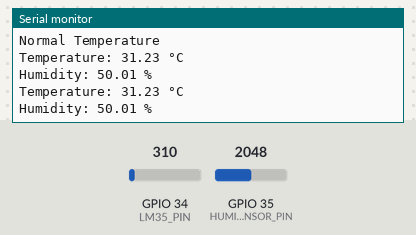
The sketch below on a simulated ESP32. Parts: the last lines printed to the serial monitor. Inputs (shaded band) come from the test bench; at power-on: GPIO 35 (HUMIDITY_SENSOR_PIN) = 2048, GPIO 34 (LM35_PIN) = 310. WiFi joins after 1.5 s; servers stay silent unless stated.

Above: at 3.0 s.
3.1 s: GPIO 35 (HUMIDITY_SENSOR_PIN) set to 3603
At 4.2 s:
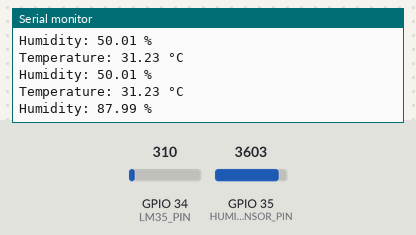
6.3 s: GPIO 35 (HUMIDITY_SENSOR_PIN) set to 2866
At 8.5 s:
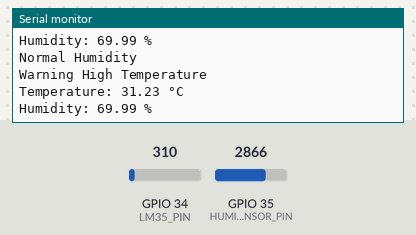
12.3 s: GPIO 34 (LM35_PIN) set to 372
At 13.6 s:
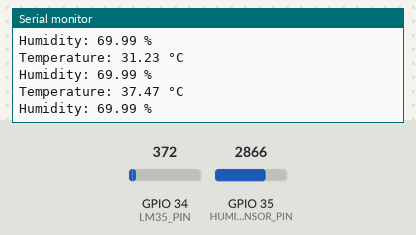
13.8 s: GPIO 34 (LM35_PIN) set to 434
At 14.4 s:
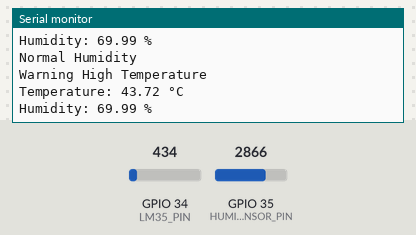
Timing chart, 0 to 16.3 s (numbered marks = the images above; inputs shaded):
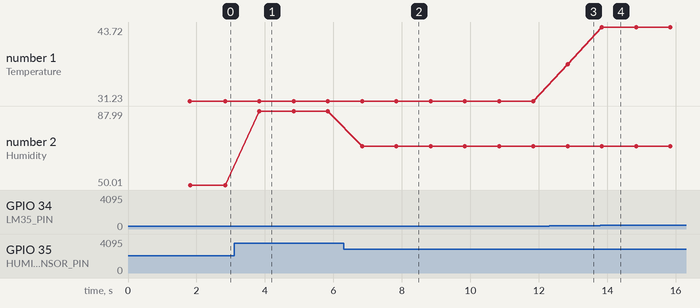

The sketch:

sketch_advancedEmbeddedProject.ino
```cpp
#include <Arduino.h>
#include <WiFi.h>
#include <BlynkSimpleEsp32.h>
#include <freertos/semphr.h>
#define LM35_PIN 34 // Example pin for the LM35 temperature sensor
#define HUMIDITY_SENSOR_PIN 35 // Example pin for the humidity sensor

// Wi-Fi and Blynk credentials
char ssid[] = "MYSSID";
char pass[] = "MYPASSWORD";
char auth[] = "MYAPIKEY";

// Create a semaphore handle for accessing shared resources
SemaphoreHandle_t sensorDataMutex;

// Global variables for sensor data and warning messages
String WarnTemp;
String WarnHum;
float temperature;
float humidity;

void setup() {
  Serial.begin(9600); // Begin serial communication
  Blynk.begin(auth, ssid, pass); // Begin Blynk connection
  sensorDataMutex = xSemaphoreCreateMutex(); // Create a mutex for shared resource protection

  // Create tasks with designated priorities
  xTaskCreate(readSensorData, "Read Sensor Data", 10000, NULL, 3, NULL);
  xTaskCreate(processSensorData, "Process Sensor Data", 10000, NULL, 2, NULL);
  xTaskCreate(blynkTask, "Blynk Task", 10000, NULL, 1, NULL);
}

void loop() {
  // Empty loop - tasks are managed by FreeRTOS
}

// Task to read sensor data
void readSensorData(void *parameter) {
  for (;;) {
    // Read from analog pins
    int sensorValue_T = analogRead(LM35_PIN);
    int sensorValue_H = analogRead(HUMIDITY_SENSOR_PIN);

    // Protect shared resources with semaphore
    if (xSemaphoreTake(sensorDataMutex, portMAX_DELAY)){
      // Convert sensor readings to meaningful values
      float voltage = sensorValue_T * 3.3 / 4095.0;
      temperature = voltage / 0.008;
      humidity = (sensorValue_H / 4095.0) * 100.0;

      // Print readings to Serial Monitor
      Serial.print("Temperature: ");
      Serial.print(temperature);
      Serial.println(" °C");
      Serial.print("Humidity: ");
      Serial.print(humidity);
      Serial.println(" %");

      // Release semaphore after accessing shared resources
      xSemaphoreGive(sensorDataMutex);
    }

    // Wait for 1 second before next reading
    vTaskDelay(pdMS_TO_TICKS(1000));
  }
}

// Task to process sensor data
void processSensorData(void *parameter) {
  for (;;) {
    // Protect shared resources with semaphore
    if (xSemaphoreTake(sensorDataMutex, portMAX_DELAY)){
      // Check temperature and humidity conditions and set warnings
      if (temperature > 30.0) {
        WarnTemp="Warning High Temperature";
      }
      else{
        WarnTemp="Normal Temperature";
      }

      if (humidity > 80.0) {
        WarnHum="High Humidity Detected!";
      }
      else if (humidity < 30.0) {
        WarnHum="Warning: Low humidity detected!";
      }
      else{
        WarnHum="Normal Humidity";
      }
      Serial.println(WarnHum); // Print humidity warning
      Serial.println(WarnTemp); // Print temperature warning

      // Release semaphore after accessing shared resources
      xSemaphoreGive(sensorDataMutex);
    }

    // Wait for 3 seconds before next processing
    vTaskDelay(pdMS_TO_TICKS(3000));
  }
}

// Task to send data to Blynk
void blynkTask(void *parameter) {
  for (;;) {
    Blynk.run(); // Necessary to run Blynk functions
    // Protect shared resources with semaphore
    if (xSemaphoreTake(sensorDataMutex, portMAX_DELAY)){
      // Send data and warnings to Blynk app
      Blynk.virtualWrite(V5, temperature);
      Blynk.virtualWrite(V6, humidity);
      Blynk.virtualWrite(V4, WarnTemp);
      Blynk.virtualWrite(V3, WarnHum);

      // Release semaphore after accessing shared resources
      xSemaphoreGive(sensorDataMutex);
    }

    // Wait for 6 seconds before next update to Blynk
    vTaskDelay(pdMS_TO_TICKS(6000));
  }
}
```

Measured:
- after the input at 3.1 s, the serial monitor: prints a new line after 0.74 s (image 1)
- after the input at 6.3 s, the serial monitor: prints a new line after 0.54 s (image 2)
- after the input at 12.3 s, the serial monitor: prints a new line after 0.54 s (image 3)
- after the input at 13.8 s, the serial monitor: prints a new line at once (image 4)
- plotted number 1: 31.23 → 37.47 after the input at 12.3 s, 37.47 → 43.72 after the input at 13.8 s
- plotted number 2: 50.01 → 87.99 after the input at 3.1 s, 87.99 → 69.99 after the input at 6.3 s
